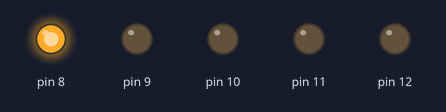
Recording of a sketch running on a simulated Arduino Uno, built with avr-gcc and run on an emulated ATmega328P. On the bench: output pins drawn as LEDs (lit = HIGH).

Above: at 0.1 s.
At 0.9 s:
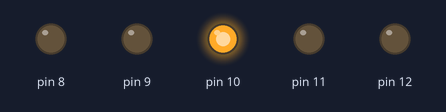
At 1.3 s:
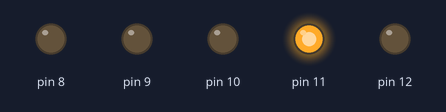
At 1.7 s:
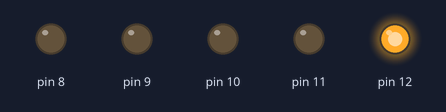
At 2.5 s:
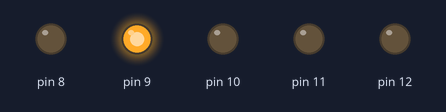
At 4.3 s:
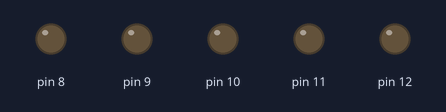
Timing chart, 0 to 4.6 s (numbered marks = the images above):
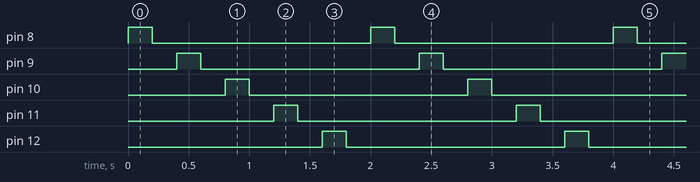

Measured:
- by itself, pin 8–12: alternates HIGH for 0.20 s and LOW for 1.8 s
- by itself, everything shown: repeats every 2.0 s, in 10 steps

The sketch:

blink-led-sequential.ino
```cpp
// the setup function runs once when you press reset or power the board
void setup() {
  // initialize digital pin LED_BUILTIN as an output.
  pinMode(8, OUTPUT);
  pinMode(9, OUTPUT);
  pinMode(10, OUTPUT);
  pinMode(11, OUTPUT);
  pinMode(12, OUTPUT);
}

// the loop function runs over and over again forever
void loop() {
  for (int i = 8; i < 13; i++) {
    digitalWrite(i, HIGH);  // turn the LED on (HIGH is the voltage level)
    delay(200);                      // wait for a second
    digitalWrite(i, LOW);   // turn the LED off by making the voltage LOW
    delay(200);
  }
}
```
